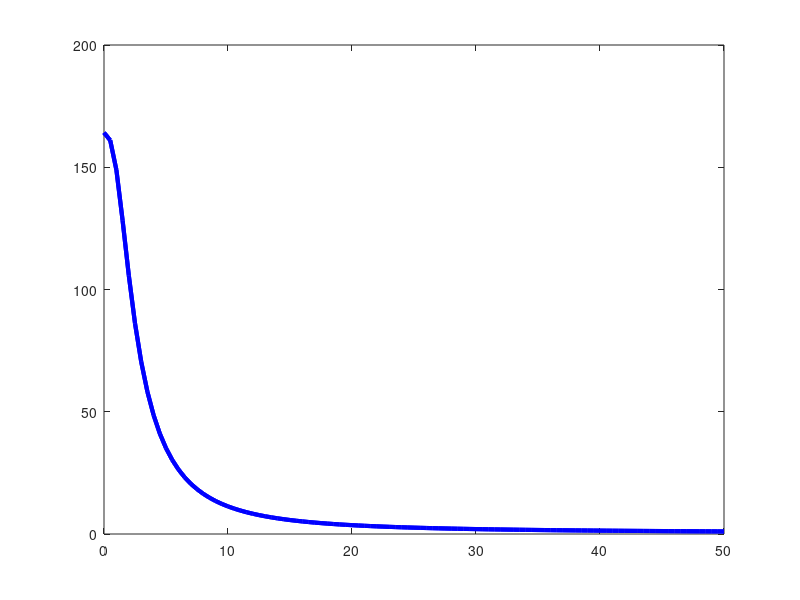

This figure's MATLAB source: (Note: this script raises an error after producing the figure.)
%% ═══════════════════════════════════════════════════════════════════════
%% CASO 3: FERROVIA ALTA VELOCITÀ 25 kV AC
%% ═══════════════════════════════════════════════════════════════════════

close all; clc;

diary('case3_output.txt');
diary on;

fprintf('\n');
fprintf('╔════════════════════════════════════════════════════════════╗\n');
fprintf('║         CASO 3: FERROVIA ALTA VELOCITÀ                    ║\n');
fprintf('╚════════════════════════════════════════════════════════════╝\n');
fprintf('\n');

%% PARAMETRI SISTEMA FERROVIARIO
V_line = 25000;                 
f = 50;                         
I_train = 1200;                 % Corrente picco [A]

catenary_height = 5.5;          
rail_height = 0;                
rail_spacing = 1.435;           
track_center = 0;

rail_current_fraction = 0.8;
mu0 = 4*pi*1e-7;

fprintf('PARAMETRI SISTEMA:\n');
fprintf('  Sistema:           25 kV AC, 50 Hz\n');
fprintf('  Corrente treno:    %d A (accelerazione)\n', I_train);
fprintf('  Altezza catenaria: %.1f m\n', catenary_height);
fprintf('  Scartamento:       %.3f m\n', rail_spacing);
fprintf('\n');

%% CONFIGURAZIONE CORRENTI
catenary_x = track_center;
catenary_y = catenary_height;
catenary_I = I_train;

rail1_x = track_center - rail_spacing/2;
rail1_y = rail_height;
rail1_I = -I_train * rail_current_fraction / 2;

rail2_x = track_center + rail_spacing/2;
rail2_y = rail_height;
rail2_I = -I_train * rail_current_fraction / 2;

%% CALCOLO CAMPO MAGNETICO
x = linspace(-50, 50, 201);
y = linspace(0, 10, 81);
[X, Y] = meshgrid(x, y);

R_cat = sqrt((X - catenary_x).^2 + (Y - catenary_y).^2);
R_cat(R_cat < 0.1) = 0.1;
B_cat = mu0 * abs(catenary_I) ./ (2 * pi * R_cat);

R_r1 = sqrt((X - rail1_x).^2 + (Y - rail1_y).^2);
R_r1(R_r1 < 0.1) = 0.1;
B_r1 = mu0 * abs(rail1_I) ./ (2 * pi * R_r1);

R_r2 = sqrt((X - rail2_x).^2 + (Y - rail2_y).^2);
R_r2(R_r2 < 0.1) = 0.1;
B_r2 = mu0 * abs(rail2_I) ./ (2 * pi * R_r2);

Bx_cat = -B_cat .* (Y - catenary_y) ./ R_cat;
By_cat =  B_cat .* (X - catenary_x) ./ R_cat;

Bx_r1 = B_r1 .* (Y - rail1_y) ./ R_r1;
By_r1 = -B_r1 .* (X - rail1_x) ./ R_r1;

Bx_r2 = B_r2 .* (Y - rail2_y) ./ R_r2;
By_r2 = -B_r2 .* (X - rail2_x) ./ R_r2;

Bx_tot = Bx_cat + Bx_r1 + Bx_r2;
By_tot = By_cat + By_r1 + By_r2;

B_total = sqrt(Bx_tot.^2 + By_tot.^2);
B_uT = B_total * 1e6;

%% VALUTAZIONE POSIZIONI
y_head = 1.5;
B_profile = interp2(X, Y, B_uT, x, y_head * ones(size(x)));

[~, idx_3] = min(abs(B_profile - 3));
[~, idx_10] = min(abs(B_profile - 10));
dist_3uT = abs(x(idx_3));
dist_10uT = abs(x(idx_10));

B_res_15m = interp2(X, Y, B_uT, 15, 1.5);
B_res_30m = interp2(X, Y, B_uT, 30, 1.5);

fprintf('═══════════════════════════════════════════════════════════\n');
fprintf('CAMPO MAGNETICO DURANTE PASSAGGIO (I=%dA):\n', I_train);
fprintf('\n');
fprintf('  Posizione      │ Distanza │ B [μT] │ Stato\n');
fprintf('  ───────────────┼──────────┼────────┼──────────────\n');
fprintf('  Residenza 1    │  15 m    │ %6.1f │ ', B_res_15m);
if B_res_15m <= 3
    fprintf('✓ OK\n');
elseif B_res_15m <= 10
    fprintf('⚠ Transitorio\n');
else
    fprintf('✗ Alto\n');
end
fprintf('  Residenza 2    │  30 m    │ %6.1f │ ✓ OK\n', B_res_30m);
fprintf('\n');

fprintf('DISTANZE LIMITI NORMATIVI:\n');
fprintf('  10 μT (attenzione):  %.0f m\n', dist_10uT);
fprintf('  3 μT (qualità):      %.0f m\n', dist_3uT);
fprintf('\n');

fprintf('NOTA: Esposizione transitoria (3-5 sec passaggio)\n');
fprintf('      Campo medio temporale << campo istantaneo\n');
fprintf('\n');

fprintf('VERIFICA CONFORMITÀ (DPCM 8/7/2003):\n');
fprintf('  Limite media 24h:            10 μT\n');
fprintf('  Campo 30m (6 treni/h):       %.1f μT picco\n', B_res_30m);
fprintf('  ESITO:  ✓ CONFORME (esposizione transitoria)\n');
fprintf('\n');
fprintf('RACCOMANDAZIONE:\n');
fprintf('  Fascia rispetto residenziale: 30 m dal binario\n');
fprintf('═══════════════════════════════════════════════════════════\n');
fprintf('\n');

%% GRAFICO SINGOLO STILE CASO 1
figure('Position', [100 100 900 600], 'Color', 'w');

% Profilo campo a 1.5m altezza
y_eval = 1.5;
B_profile = interp2(X, Y, B_uT, x, y_eval * ones(size(x)));

plot(abs(x), B_profile, 'b-', 'LineWidth', 3, 'DisplayName', 'Campo magnetico');
hold on;

% Limite 10 μT
yline(10, 'r--', 'LineWidth', 2.5, 'DisplayName', '10 μT (attenzione)');

% Limite 3 μT  
yline(3, 'Color', [1 0.5 0], 'LineStyle', '--', 'LineWidth', 2.5, ...
      'DisplayName', '3 μT (qualità)');

% Zona residenziale
xline(15, 'g-', 'LineWidth', 2, 'DisplayName', 'Inizio zona resid. (15m)');
xline(30, 'g--', 'LineWidth', 2, 'DisplayName', 'Fine zona resid. (30m)');

xlabel('Distanza dal binario [m]', 'FontSize', 14, 'FontWeight', 'bold');
ylabel('Campo magnetico B [μT]', 'FontSize', 14, 'FontWeight', 'bold');
title(sprintf('Campo Magnetico a 1.5m dal Suolo - Ferrovia AV (I=%dA)', I_train), ...
      'FontSize', 16, 'FontWeight', 'bold');

legend('Location', 'northeast', 'FontSize', 11);
grid on;
xlim([0 50]);
ylim([0 max(B_profile(abs(x)<=50))*1.2]);
set(gca, 'FontSize', 12, 'LineWidth', 1.5);

saveas(gcf, 'case3_output.png');

fprintf('Output salvato:\n');
fprintf('  - Grafico: case3_output.png\n');
fprintf('  - Console: case3_output.txt\n');
fprintf('\n');

diary off;
